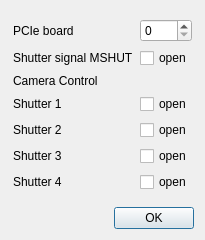
<?xml version="1.0" encoding="UTF-8"?>
<ui version="4.0">
 <class>DialogShutterClass</class>
 <widget class="QDialog" name="DialogShutterClass">
  <property name="geometry">
   <rect>
    <x>0</x>
    <y>0</y>
    <width>205</width>
    <height>240</height>
   </rect>
  </property>
  <property name="windowTitle">
   <string>DialogShutter</string>
  </property>
  <layout class="QVBoxLayout" name="verticalLayout">
   <item>
    <spacer name="verticalSpacer_2">
     <property name="orientation">
      <enum>Qt::Orientation::Vertical</enum>
     </property>
     <property name="sizeHint" stdset="0">
      <size>
       <width>20</width>
       <height>40</height>
      </size>
     </property>
    </spacer>
   </item>
   <item>
    <layout class="QGridLayout" name="gridLayout">
     <item row="6" column="1">
      <widget class="QLabel" name="labelShutter2">
       <property name="text">
        <string>Shutter 2</string>
       </property>
      </widget>
     </item>
     <item row="2" column="1">
      <widget class="QLabel" name="labelMshut">
       <property name="text">
        <string>Shutter signal MSHUT</string>
       </property>
      </widget>
     </item>
     <item row="5" column="0">
      <spacer name="horizontalSpacer_2">
       <property name="orientation">
        <enum>Qt::Orientation::Horizontal</enum>
       </property>
       <property name="sizeHint" stdset="0">
        <size>
         <width>40</width>
         <height>20</height>
        </size>
       </property>
      </spacer>
     </item>
     <item row="3" column="1">
      <widget class="QLabel" name="labelCameraControl">
       <property name="text">
        <string>Camera Control</string>
       </property>
      </widget>
     </item>
     <item row="5" column="2">
      <widget class="QCheckBox" name="checkBoxShutter1">
       <property name="text">
        <string>open</string>
       </property>
      </widget>
     </item>
     <item row="5" column="3">
      <spacer name="horizontalSpacer">
       <property name="orientation">
        <enum>Qt::Orientation::Horizontal</enum>
       </property>
       <property name="sizeHint" stdset="0">
        <size>
         <width>40</width>
         <height>20</height>
        </size>
       </property>
      </spacer>
     </item>
     <item row="6" column="2">
      <widget class="QCheckBox" name="checkBoxShutter2">
       <property name="text">
        <string>open</string>
       </property>
      </widget>
     </item>
     <item row="7" column="2">
      <widget class="QCheckBox" name="checkBoxShutter3">
       <property name="text">
        <string>open</string>
       </property>
      </widget>
     </item>
     <item row="5" column="1">
      <widget class="QLabel" name="labelShutter1">
       <property name="text">
        <string>Shutter 1</string>
       </property>
      </widget>
     </item>
     <item row="1" column="1">
      <widget class="QLabel" name="labelPcieBoard">
       <property name="text">
        <string>PCIe board</string>
       </property>
      </widget>
     </item>
     <item row="7" column="1">
      <widget class="QLabel" name="labelShutter3">
       <property name="text">
        <string>Shutter 3</string>
       </property>
      </widget>
     </item>
     <item row="8" column="2">
      <widget class="QCheckBox" name="checkBoxShutter4">
       <property name="text">
        <string>open</string>
       </property>
      </widget>
     </item>
     <item row="8" column="1">
      <widget class="QLabel" name="labelShutter4">
       <property name="text">
        <string>Shutter 4</string>
       </property>
      </widget>
     </item>
     <item row="2" column="2">
      <widget class="QCheckBox" name="checkBoxMshut">
       <property name="text">
        <string>open</string>
       </property>
      </widget>
     </item>
     <item row="1" column="2">
      <widget class="QSpinBox" name="spinBoxPcieBoard"/>
     </item>
    </layout>
   </item>
   <item>
    <spacer name="verticalSpacer">
     <property name="orientation">
      <enum>Qt::Orientation::Vertical</enum>
     </property>
     <property name="sizeHint" stdset="0">
      <size>
       <width>20</width>
       <height>40</height>
      </size>
     </property>
    </spacer>
   </item>
   <item>
    <widget class="QDialogButtonBox" name="buttonBox">
     <property name="standardButtons">
      <set>QDialogButtonBox::StandardButton::Ok</set>
     </property>
    </widget>
   </item>
  </layout>
 </widget>
 <layoutdefault spacing="6" margin="11"/>
 <resources/>
 <connections>
  <connection>
   <sender>buttonBox</sender>
   <signal>accepted()</signal>
   <receiver>DialogShutterClass</receiver>
   <slot>accept()</slot>
   <hints>
    <hint type="sourcelabel">
     <x>150</x>
     <y>214</y>
    </hint>
    <hint type="destinationlabel">
     <x>124</x>
     <y>194</y>
    </hint>
   </hints>
  </connection>
 </connections>
</ui>
